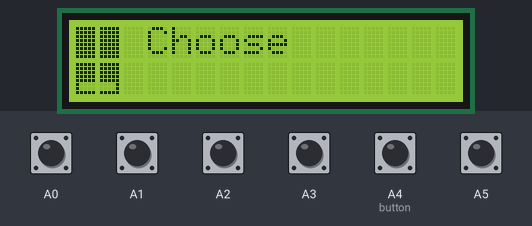
The sketch below on a simulated Arduino Uno, built with avr-gcc and run on an emulated ATmega328P. Shown: 16×2 character LCD. Inputs (shaded band) come from the test bench; at power-on: A0–3, A4 (button), A5 HIGH. What the sketch prints to the serial monitor is not drawn.

Above: at 0.8 s.
0.9 s: A0 pulled LOW for 0.15 s
At 3.7 s:
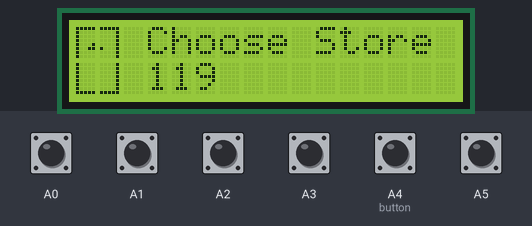
4.6 s: A0 pulled LOW for 1 s
At 29.8 s:
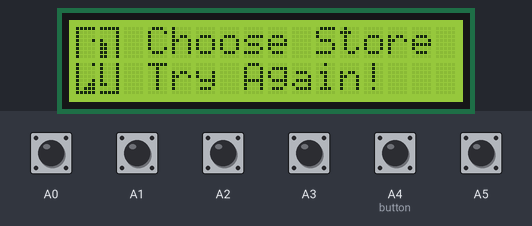

The sketch:

RealTetris.ino
```cpp
#include <LiquidCrystal.h>
#include <SPI.h>
#include "Tetris.h"

void pciSetup(byte pin)
{
    *digitalPinToPCMSK(pin) |= bit (digitalPinToPCMSKbit(pin));  // enable pin
    PCIFR  |= bit (digitalPinToPCICRbit(pin)); // clear any outstanding interrupt
    PCICR  |= bit (digitalPinToPCICRbit(pin)); // enable interrupt for the group
}


void setup() {
  // initialize Timer2
  cli();         // disable global interrupts
  TCCR2A = 0;    // set entire TCCR2A register to 0
  TCCR2B = 0;    // set entire TCCR2B register to 0
               // (as we do not know the initial  values)
  TCCR2B |= (1<<2); //set frequency to clk/64 250khz
  TCNT2 = 0;
  TIMSK2 |= (1<<0);
  sei();
  int i;
   for (i=A0; i<=A5; i++){
   pciSetup(i);
   digitalWrite(i,HIGH);  //pull up resistor
   }

  lcd.begin(16, 2);  //setting the lcd character at position 16,2. We print the words Choose at the cursor.
  lcd.print("   Choose");
  Serial.begin(9600);
  randomSeed(analogRead(0));
  while (!Serial) {
    ; // wait for serial port to connect. Needed for native USB port only
  }
  Serial.println("Loading ...");
  Display_Initial(); //initializing display, these functions are in the respective header files
  Tetris_Initialize(); //initializing tetris
  Tetris_ReloadState(); //We start at the reload state where we can choose between solving and storing.
  seconds = 0;
  TCNT2 = 0;
}
byte xC = 0;
byte yC = 0;
long frameCount = 0; //counting frames

void loop() {
  // put your main code here, to run repeatedly:
  Serial.println(seconds);
  frameCount++;   //frame
  Tetris_Draw();    //Drawing the tetris board every frame,
  Tetris_Update(frameCount);    //and updating the data as necessary.
  Tetronimo_Print(currentBlock, true);
  Display_Draw();
  lcd.setCursor(3, 1);
  if ((120 - seconds/1000) >= 0)
  lcd.print(120 - seconds/1000);
  else
  lcd.print(0);
  delay(1);   // fps maxes out at 1 frame per millisecond, which is 1000 fps
}


ISR (PCINT1_vect) {
  if (digitalRead(A0) == HIGH){
  BUTTON_STORE = true;
  if (reload){
     store = true;
     solve = false;
     reload = false;
    }
  }

  else if (digitalRead(A1) == HIGH) {
  BUTTON_LEFT = true;
  }

  else if (digitalRead(A2) == HIGH) {
  BUTTON_ROTATE = true;
  }
  else if (digitalRead(A3) == HIGH){
  BUTTON_DOWN = true;
  }
  else if (digitalRead(A4) == HIGH) { //if right move the button right
  BUTTON_RIGHT = true;
   if (reload){
     store = false;
     solve = true;
     reload = false;
    }
  }
  else if (digitalRead(A5) == HIGH && !solve){
  BUTTON_RELOAD = true;
     /* Serial.println("A5");
      reload = true;
      Tetris_ReloadState();*/
  }
}
```

Display.h
```cpp
#include <LiquidCrystal.h>
#include <SPI.h>

#define DISPLAY_HEIGHT 16 //The display height. The display is 16 pixels high.
#define DISPLAY_WIDTH 10 //The display width we're using since we're only using 4 blocsk

LiquidCrystal lcd(8, 9, 4, 5, 6, 7); //the pins in the led keypad responsible for display
void Display_DrawLine(int x, int y, int length, bool hori, bool isSet);

struct Area {  //The area that the game is played on. 5 x 8.
	byte grid[8]{
		B00000,
		B00000,
		B00000,
		B00000,
		B00000,
		B00000,
		B00000,
		B00000
	};
};

Area area[2][2]; //There's 4 blocks of area to make a 10 x 16 play zone.

void Display_Initial() {
	lcd.createChar(0, area[0][0].grid);  //Creating the four zones.
	lcd.createChar(1, area[0][1].grid);
	lcd.createChar(2, area[1][0].grid);
	lcd.createChar(3, area[1][1].grid);
  Display_DrawLine(0,0,10,true,true);
  Display_DrawLine(0,15,10,true,true);
  Display_DrawLine(0,0,16,false,true); // Linie Links V
  Display_DrawLine(9,0,16,false,true); // Linie Rechts V
}
void Display_Draw() { //Drawing the display

	lcd.createChar(0, area[0][0].grid);
	lcd.createChar(1, area[0][1].grid);
	lcd.createChar(2, area[1][0].grid);
	lcd.createChar(3, area[1][1].grid);
	lcd.setCursor(0, 0);
	lcd.write(byte(0));

	lcd.setCursor(0, 1);
	lcd.write(byte(1));

	lcd.setCursor(1, 0);
	lcd.write(byte(2));

	lcd.setCursor(1, 1);
	lcd.write(byte(3));
}

void Display_SetPixel(int x, int y, bool isOn)  //Setting the blocks. If isOn is true, we set the bit at the place to 1. Else, we set the bit to 0(empty space)
{
	if (isOn)
		bitSet(area[x / 5][y / 8].grid[y % 8], 4 - x % 5);
	else
		bitClear(area[x / 5][y / 8].grid[y % 8], 4 - x % 5);
}

bool Display_GetPixel(int x, int y) //Checking if the specific square is empty or full.
{
	return bitRead(area[x / 5][y / 8].grid[y % 8], 4 - x % 5) == 1 ? true : false;
}


void Display_DrawLine(int x, int y, int length, bool hori, bool isSet)
{
	for (int offset = 0; offset < length; offset++)
	{
		if (hori)
			Display_SetPixel(x + offset, y, isSet);
		else
			Display_SetPixel(x, y + offset, isSet);
	}
}
```

Tetris.h
```cpp
#include "Tetronimo.h"
volatile long seconds = 0;

volatile bool BUTTON_STORE = false;
volatile bool BUTTON_LEFT = false;
volatile bool BUTTON_ROTATE = false;
volatile bool BUTTON_DOWN = false;
volatile bool BUTTON_RIGHT = false;
volatile bool BUTTON_RELOAD = false;

volatile bool reload = false;
volatile bool store = false;
volatile bool solve = false;


struct password { //The same idea as the Area from the Display.h, but this is to store the state of the current board.
  byte grid[8]{
    B00000,
    B00000,
    B00000,
    B00000,
    B00000,
    B00000,
    B00000,
    B00000
  };
};

ISR(TIMER2_OVF_vect)
{
  seconds++;
}


password tetrisArea[2][2];

Tetronimo currentBlock; //The block that is being played right now.


void Tetris_Initialize() { //Creating the tetronimo block.
	currentBlock = Tetronimo_Initial();
}


void Tetris_Draw() //Drawing the tetris block
{
	Tetronimo_Print(currentBlock, true);
	Display_Draw();
	Tetronimo_Print(currentBlock, false);
}

void Tetris_StoreOrSolve() //prints whether the user is solving or storing
{
  lcd.setCursor(10, 0);
  if (store)
	  lcd.print("Store");
  else if (solve)
    lcd.print("Solve");
}

/*void Tetris_DeleteRow(int row) //Deleting row if the row is full.
{
	bool sw = true;
	for (int i = 0; i < 15; i++)
	{
		Display_DrawLine(1, row, 8, true, sw);
		Display_DrawLine(0, 0, 10, true, !sw); // Linie Oben H
		Display_DrawLine(0, 15, 10, true, !sw); // Linie Unten H
		Display_DrawLine(0, 0, 16, false, !sw); // Linie Links V
		Display_DrawLine(9, 0, 16, false, !sw); // Linie Rechts V
		Display_Draw();
		delay(90);
		sw = sw ? false : true;
	}
	Display_DrawLine(1, row, 8, true, false);
	Display_DrawLine(0, 0, 10, true, true); // Linie Oben H
	Display_DrawLine(0, 15, 10, true, true); // Linie Unten H
	Display_DrawLine(0, 0, 16, false, true); // Linie Links V
	Display_DrawLine(9, 0, 16, false, true); // Linie Rechts V
	Display_Draw();
	for (int row1 = row; row1 > 2; row1--)
	{
		for (int x = 1; x < TETRIS_WIDTH + 1; x++)
		{
			Display_SetPixel(x, row1, Display_GetPixel(x, row1 - 1));
		}
	}
}*/

/*void Tetris_CheckRows() //Checking rows to see if they're full
{
	for (int row1 = TETRIS_HEIGHT; row1 > 0; row1--) //Going through the rows
	{
		bool lineFull = true;
		for (int x = 1; x <= TETRIS_WIDTH; x++) //going through all the pieces in the row
		{
			if (!Display_GetPixel(x, row1)) //if one of the pieces is empty,
			{
				lineFull = false; //we determine that the line is not full
				break;
			}
		}
		if (lineFull) // Is the line actually full?
		{
			Tetris_DeleteRow(row1); //if so delete the row
			row1++; //Since the row is deleted, the next row moves to the current row. So we need row1 to stay the same value.
		}
	}
}*/

void Tetris_Store(){ //Stores the state of the current board, given that the user has set the mode to store.
  for (int row = TETRIS_HEIGHT; row > 0; row--){
    for (int x = 1; x <= TETRIS_WIDTH; x++){
      if (Display_GetPixel(x, row)){
         bitSet(tetrisArea[x / 5][row / 8].grid[row % 8], 4 - x % 5);
      } else {
         bitClear(tetrisArea[x / 5][row / 8].grid[row % 8], 4 - x % 5);
      }
    }
  }
}

bool Tetris_CheckPW(){ //Checking the state of the current board, vs the stored board, and determine if the password is solved.
  for (int row = TETRIS_HEIGHT; row>0; row--){
    for (int x = 1; x<= TETRIS_WIDTH; x++){
        if (bitRead(tetrisArea[x/5][row/8].grid[row % 8], 4 - x % 5) != bitRead(area[x / 5][row / 8].grid[row % 8], 4 - x % 5))
          return false;
    }
  }
  return true;
}

void Tetris_Reload() //Reloading the tetris, remember the part where the board goes down and up
{
	for (int row = 1; row < TETRIS_HEIGHT + 1; row++) //This scrolls down
	{
		Display_DrawLine(1, row, 8, true, true);
		Display_Draw();
		delay(60);
	}
	delay(400);
	for (int row = TETRIS_HEIGHT; row >= 1; row--) //This scrolls up
	{
		Display_DrawLine(1, row, 8, true, false);
		Display_Draw();
		delay(60);
	}
  typeNumber = 0;  //Reset the type of tetronimo back to t.
	currentBlock = Tetronimo_Initial(); //Create a tetronimo block.
	lcd.setCursor(10, 0);
	lcd.print("     ");
	lcd.setCursor(3, 1);
	lcd.print("             "); //Erase any info
}
void Tetris_ReloadState(){ //Calls the reload function
  reload = true;
  do {
     Tetris_Reload();
  } while (reload);        //if the user is not holding select or right, keep reloading.
}
void Tetris_Update(long framecount) { //Updating the tetris board.
	if (framecount % 40 == 0) //every 40 frames
	{
    Tetris_StoreOrSolve(); //Print whether the user is storing or solving.
		currentBlock.y++; //move the current block down.
		if (Tetronimo_HitTest(currentBlock)) { //Check if the block hit anything
			currentBlock.y--; //if it did move it back up.
			for (int i = 0; i < 5; i++) {  //making the block flash
				Tetronimo_Print(currentBlock, true);
				Display_Draw();
				delay(60);
				Tetronimo_Print(currentBlock, false);
				Display_Draw();
				delay(60);
			}
			Tetronimo_Print(currentBlock, true); //print the block

      if (store){ //if the user wanted to store, store as soon as the block touches the ground
         Tetris_Store();
      }

      if (solve){ //if the user wanted to solve, check if the state matches the pw.
          if (Tetris_CheckPW()){
            Serial.println("AYYY YOU GOT IT");
            lcd.setCursor(3, 1);
            lcd.print("You got it   ");
            Tetris_ReloadState();
            typeNumber = 0;
          }
      }

			currentBlock = Tetronimo_Initial(); //Create a new block
			Display_Draw(); //draw the display again
			if (Tetronimo_HitTest(currentBlock) || seconds >= 120000)  //if the new block touches something as soon as it spawned, the game is over.
			{
				lcd.setCursor(3, 1);
				lcd.write("Try Again!");
				delay(1000);
			  Tetris_ReloadState();
        seconds = 0;
        TCNT2 = 0;
			}
			//Tetris_CheckRows(); //Check for any full rows.
			return;
		}

	}

	 //The button stuff is going to be replaced with interrupts.
	/*if (BUTTON_STORE){
      BUTTON_STORE = false;
      store = true;
      solve = false;
      reload = false;

	}*/

	if (BUTTON_RIGHT) { //if right move the button right
      BUTTON_RIGHT = false;
      if   (reload){

      }  else{
			currentBlock.x++;
			if (Tetronimo_HitTest(currentBlock))
				currentBlock.x--;
		}
	}

	if (BUTTON_ROTATE) {
	 BUTTON_ROTATE = false;
   Tetronimo_Rotate(&currentBlock);
			if (Tetronimo_HitTest(currentBlock))
				Tetronimo_BackRotate(&currentBlock);
	}

	if (BUTTON_DOWN) {
			BUTTON_DOWN = false;
			currentBlock.y++;
			if (Tetronimo_HitTest(currentBlock))
				currentBlock.y--;
		}

	if (BUTTON_LEFT) {
    BUTTON_LEFT = false;
			currentBlock.x--;
			if (Tetronimo_HitTest(currentBlock))
				currentBlock.x++;

	}

 if (BUTTON_RELOAD) {
    if (!solve) {
      BUTTON_RELOAD = false;
      Tetris_ReloadState();
      seconds = 0;
      TCNT2 = 0;
    }
  }
}

/*
void Tetris_MoveLeft(){
    currentBlock.x--;
      if (Tetronimo_HitTest(currentBlock))
        currentBlock.x++;
}
void Tetris_MoveRotate(){
     Tetronimo_Rotate(&currentBlock);
      if (Tetronimo_HitTest(currentBlock))
        Tetronimo_BackRotate(&currentBlock);
}
void Tetris_MoveDown(){
    currentBlock.y++;
      if (Tetronimo_HitTest(currentBlock))
        currentBlock.y--;
}
void Tetris_MoveRight(){
   currentBlock.x++;
   if (Tetronimo_HitTest(currentBlock))
        currentBlock.x--;
}
*/
```

Tetronimo.h
```cpp
#pragma once

#include "Display.h"

#define TETRIS_WIDTH (DISPLAY_WIDTH - 2) //The play board has edges, so the play area is actually 8 x 14
#define TETRIS_HEIGHT (DISPLAY_HEIGHT - 2)


int typeNumber = 0; //The type of tetronimo is on a cycle. It starts at 0.

enum Tetronimo_Type { //Tetronimo types.
	TShaped = 0,
	LShaped = 1,
	IShaped = 2,
	SShaped = 3,
	OShaped = 4,
	ZShaped = 5,
};

 struct Tetronimo {
	volatile byte field[4]; //byte array that will store the tetronimo units.
	volatile char x = TETRIS_WIDTH / 2 - 1; //When the block comes out, it will always come out in the middle
	volatile char y = 1;  //It should come out at the top too.
	volatile char rotation = 0; //Hasn't been rotated yet, so the value is 0.
	Tetronimo_Type type; //the type of tetronimo.
};

Tetronimo Tetronimo_Initial(); // initializing the tetronimo

bool Tetronimo_HitTest(Tetronimo t) { //Collision detection.
	for (char x = 0; x < 5; x++) {
		for (char y = 0; y < 4; y++) {
			if (bitRead(t.field[y], x) == 1) {
				char absoluteX = t.x + x;
				char absoluteY = t.y + y;
				if (absoluteX < 1 || absoluteX > TETRIS_WIDTH || absoluteY < 1 || absoluteY > TETRIS_HEIGHT){ //Checking if out of bounds
					/*Serial.print("HIT OUTWINDOW xT=");
					Serial.print(absoluteX, DEC);
					Serial.print("yT=");
					Serial.println(absoluteY, DEC);*/
					return true;
				}
				if (Display_GetPixel(absoluteX, absoluteY)) { //Checking if place is already full
					/*Serial.print("HIT Pixel xT=");
					Serial.print(absoluteX, DEC);
					Serial.print(" yT=");
					Serial.println(absoluteY, DEC);*/
					return true;
				}
			}
		}
	}
	return false;
}

void Tetronimo_Print(Tetronimo t, bool print) { //printing the tetronimo
	for (char x = 0; x < 5; x++) {
		for (char y = 0; y < 4; y++) {
			if (bitRead(t.field[y], x) == 1) {
				char absoluteX = t.x + x;
				char absoluteY = t.y + y;
				if (absoluteX < 1 || absoluteX > TETRIS_WIDTH || absoluteY < 1 || absoluteY > TETRIS_HEIGHT) //Checking if out of bounds
					continue;
				Display_SetPixel(absoluteX, absoluteY, print);
			}

		}
	}
}

void Tetronimo_Rotation(Tetronimo *t, char rotation) { //handling rotation
	(*t).rotation = rotation;
	switch ((*t).type) { //uses nested switch statements to handle rotation.
		case TShaped: //In the case of Tshaped blocks,
			{
			switch (rotation) //Depending on what the value of rotation is
				{
					case 0: //There's 4 possible orientations for the block to take.
				{
					(*t).field[0] = B00000;
					(*t).field[1] = B00100;
					(*t).field[2] = B01110;
					(*t).field[3] = B00000;
				} break;

					case 1:
				{
					(*t).field[0] = B00000;
					(*t).field[1] = B00100;
					(*t).field[2] = B00110;
					(*t).field[3] = B00100;
				} break;

					case 2:
				{
					(*t).field[0] = B00000;
					(*t).field[1] = B00000;
					(*t).field[2] = B01110;
					(*t).field[3] = B00100;
				} break;

				case 3:
				{
					(*t).field[0] = B00000;
					(*t).field[1] = B00100;
					(*t).field[2] = B01100;
					(*t).field[3] = B00100;
				} break;
			}
		} break; case LShaped:
			{
				switch (rotation)
				{
				case 0:
				{
					(*t).field[0] = B00000;
					(*t).field[1] = B00010;
					(*t).field[2] = B01110;
					(*t).field[3] = B00000;
				} break;

				case 1:
				{
					(*t).field[0] = B00000;
					(*t).field[1] = B00100;
					(*t).field[2] = B00100;
					(*t).field[3] = B00110;
				} break;

				case 2:
				{
					(*t).field[0] = B00000;
					(*t).field[1] = B00000;
					(*t).field[2] = B01110;
					(*t).field[3] = B01000;
				} break;

				case 3:
				{
					(*t).field[0] = B00000;
					(*t).field[1] = B01100;
					(*t).field[2] = B00100;
					(*t).field[3] = B00100;
				} break;
				}
			} break;

		case IShaped:
		{
			switch (rotation)
			{
			case 0:
			case 2:
			{
				(*t).field[0] = B00100;
				(*t).field[1] = B00100;
				(*t).field[2] = B00100;
				(*t).field[3] = B00100;
			} break;

			case 1:
			case 3:
			{
				(*t).field[0] = B00000;
				(*t).field[1] = B00000;
				(*t).field[2] = B01111;
				(*t).field[3] = B00000;
			} break;
			}
		} break;

		case SShaped:
		{
			switch (rotation)
			{
			case 0:
			{
				(*t).field[0] = B00000;
				(*t).field[1] = B01100;
				(*t).field[2] = B00110;
				(*t).field[3] = B00000;
			} break;

			case 1:
			{
				(*t).field[0] = B00000;
				(*t).field[1] = B00100;
				(*t).field[2] = B01100;
				(*t).field[3] = B01000;
			} break;

			case 2:
			{
				(*t).field[0] = B00000;
				(*t).field[1] = B01100;
				(*t).field[2] = B00110;
				(*t).field[3] = B00000;
			} break;

			case 3:
			{
				(*t).field[0] = B00000;
				(*t).field[1] = B00010;
				(*t).field[2] = B00110;
				(*t).field[3] = B00100;
			} break;
			}
		} break;

		case OShaped:
		{
			switch (rotation)
			{
			case 0:
			case 1:
			case 2:
			case 3:
			{
				(*t).field[0] = B00000;
				(*t).field[1] = B01100;
				(*t).field[2] = B01100;
				(*t).field[3] = B00000;
			} break;
			}
		} break;
		case ZShaped:
    {
      switch (rotation)
      {
      case 0:
      {
        (*t).field[0] = B00000;
        (*t).field[1] = B00110;
        (*t).field[2] = B01100;
        (*t).field[3] = B00000;
      } break;

      case 1:
      {
        (*t).field[0] = B00000;
        (*t).field[1] = B00100;
        (*t).field[2] = B00110;
        (*t).field[3] = B00010;
      } break;

      case 2:
      {
        (*t).field[0] = B00000;
        (*t).field[1] = B00110;
        (*t).field[2] = B01100;
        (*t).field[3] = B00000;
      } break;

      case 3:
      {
        (*t).field[0] = B00000;
        (*t).field[1] = B00100;
        (*t).field[2] = B00110;
        (*t).field[3] = B00010;
      } break;
      }
    } break;

		default: break;
	}
}
void Tetronimo_Rotate(Tetronimo *t) { //Calls the rotation function. The ampersand just makes sure that rotation stays less than 4.
	Tetronimo_Rotation(t, (((*t).rotation + 1) % 4));
}

void Tetronimo_BackRotate(Tetronimo *t) //handles rotation when against the wall.
{
	char rotation = (*t).rotation - 1;
	if (rotation == -1)
		rotation = 3;
	Tetronimo_Rotation(t, rotation);
}

 Tetronimo Tetronimo_Initial() //initializing a tetronimo.
{
  typeNumber = typeNumber%6;  //theres only 6 type of tetronimo blocks
	Tetronimo t; //Creating the tetronimo
	t.type = (Tetronimo_Type)(typeNumber++); //setting its type.
	Tetronimo_Rotation(&t, 0); //Set the rotation to 0.
	return t;
}
```
